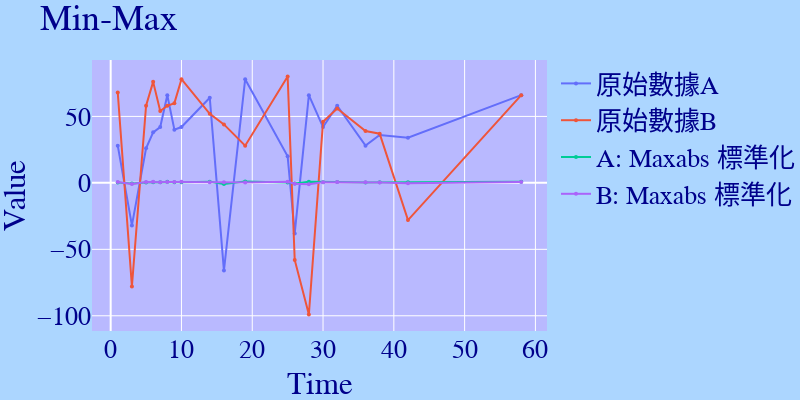

Notebook code cell kept with this figure:
### Markdown cell above
## MaxAbs: 最大絕對值標準化方法

### Code cell
## 導入所需的套件
import plotly
import plotly.graph_objs as go
import math
import pandas as pd

## 建立數據集
data_a = [28,-32,26,38,42,66,40,42,64,-66,78,20,-38,66,42,58,28,36,34,66]
data_b = [68,-78,58,76,54,58,60,78,52,44,28,80,-58,-99,46,56,39,37,-28,66]
time = [1,3,5,6,7,8,9,10,14,16,19,25,26,28,30,32,36,38,42,58]


## Maxabs 標準化
def maxabs_y(raw_data):
    
    ## 裝進標準化後的新串列
    maxabs_data = []

    ## 將數據全部先取絕對值，裝進一個站存串列中，為了找尋絕對值後的最大值
    temp_data = []
    for i in raw_data:
        temp_data.append(abs(i))
    
    ## 進行Maxabs標準化
    for d in raw_data:
        maxabs_data.append(d / max(temp_data))

    ## 回傳結果
    return maxabs_data
                           
                           
                           
## 繪製數據
data1 = go.Scatter(x = time, y = data_a, mode = "lines+markers", name = '原始數據A', line_width = 2, 
                   marker_size = 4)
data2 = go.Scatter(x = time, y = data_b, mode = "lines+markers", name = '原始數據B', line_width = 2, 
                   marker_size = 4)
    
data3 = go.Scatter(x = time, y = maxabs_y(data_a), mode = "lines+markers", name = 'A: Maxabs 標準化', line_width = 2, 
                   marker_size = 4)    

data4 = go.Scatter(x = time, y = maxabs_y(data_b), mode = "lines+markers", name = 'B: Maxabs 標準化', line_width = 2, 
                   marker_size = 4)       
    

## 介面設定
layout = go.Layout(
    title = 'Min-Max',
    xaxis = {'title':'Time'},
    yaxis = {'title':'Value'},
    showlegend = True,
    autosize = False,
    width = 800,
    height = 400,
    margin = dict(l = 2, r = 2, b = 0, t = 60),
    plot_bgcolor = "#B9B9ff",
    paper_bgcolor = '#ACD6FF',
    font = {
        'size': 26,
        'family': 'fantasy',
        'color': 'darkblue'
    },
    
)
    
    
## 組合成Figure
figure = go.Figure(data = [data1, data2, data3, data4], layout = layout)

## 顯示圖像
figure.show()

### Figure 1 — Plotly figure (JSON) as saved in the notebook; plotly's stock layout.template omitted (floating-point values rounded to 4 significant figures)
{"data": [{"line": {"width": 2}, "marker": {"size": 4}, "mode": "lines+markers", "name": "原始數據A", "type": "scatter", "x": [1, 3, 5, 6, 7, 8, 9, 10, 14, 16, 19, 25, 26, 28, 30, 32, 36, 38, 42, 58], "y": [28, -32, 26, 38, 42, 66, 40, 42, 64, -66, 78, 20, -38, 66, 42, 58, 28, 36, 34, 66]}, {"line": {"width": 2}, "marker": {"size": 4}, "mode": "lines+markers", "name": "原始數據B", "type": "scatter", "x": [1, 3, 5, 6, 7, 8, 9, 10, 14, 16, 19, 25, 26, 28, 30, 32, 36, 38, 42, 58], "y": [68, -78, 58, 76, 54, 58, 60, 78, 52, 44, 28, 80, -58, -99, 46, 56, 39, 37, -28, 66]}, {"line": {"width": 2}, "marker": {"size": 4}, "mode": "lines+markers", "name": "A: Maxabs 標準化", "type": "scatter", "x": [1, 3, 5, 6, 7, 8, 9, 10, 14, 16, 19, 25, 26, 28, 30, 32, 36, 38, 42, 58], "y": [0.359, -0.4103, 0.3333, 0.4872, 0.5385, 0.8462, 0.5128, 0.5385, 0.8205, -0.8462, 1, 0.2564, -0.4872, 0.8462, 0.5385, 0.7436, 0.359, 0.4615, 0.4359, 0.8462]}, {"line": {"width": 2}, "marker": {"size": 4}, "mode": "lines+markers", "name": "B: Maxabs 標準化", "type": "scatter", "x": [1, 3, 5, 6, 7, 8, 9, 10, 14, 16, 19, 25, 26, 28, 30, 32, 36, 38, 42, 58], "y": [0.6869, -0.7879, 0.5859, 0.7677, 0.5455, 0.5859, 0.6061, 0.7879, 0.5253, 0.4444, 0.2828, 0.8081, -0.5859, -1, 0.4646, 0.5657, 0.3939, 0.3737, -0.2828, 0.6667]}], "layout": {"autosize": false, "font": {"color": "darkblue", "family": "fantasy", "size": 26}, "height": 400, "margin": {"b": 0, "l": 2, "r": 2, "t": 60}, "paper_bgcolor": "#ACD6FF", "plot_bgcolor": "#B9B9ff", "showlegend": true, "title": {"text": "Min-Max"}, "width": 800, "xaxis": {"title": {"text": "Time"}}, "yaxis": {"title": {"text": "Value"}}}}
